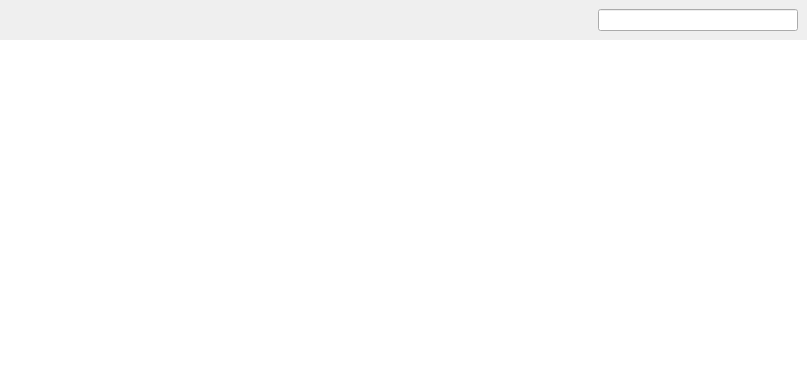
<?xml version="1.0" encoding="UTF-8"?>
<ui version="4.0">
 <class>ClientsWidget</class>
 <widget class="QWidget" name="ClientsWidget">
  <property name="geometry">
   <rect>
    <x>0</x>
    <y>0</y>
    <width>807</width>
    <height>377</height>
   </rect>
  </property>
  <property name="windowTitle">
   <string>Form</string>
  </property>
  <layout class="QVBoxLayout" name="verticalLayout">
   <property name="spacing">
    <number>0</number>
   </property>
   <property name="leftMargin">
    <number>0</number>
   </property>
   <property name="topMargin">
    <number>0</number>
   </property>
   <property name="rightMargin">
    <number>0</number>
   </property>
   <property name="bottomMargin">
    <number>0</number>
   </property>
   <item>
    <widget class="ViewSearchHeader" name="header" native="true">
     <layout class="QHBoxLayout">
      <item>
       <spacer name="searchSpacer_7">
        <property name="orientation">
         <enum>Qt::Horizontal</enum>
        </property>
        <property name="sizeType">
         <enum>QSizePolicy::MinimumExpanding</enum>
        </property>
        <property name="sizeHint" stdset="0">
         <size>
          <width>0</width>
          <height>0</height>
         </size>
        </property>
       </spacer>
      </item>
      <item>
       <widget class="QLabel" name="countLabel">
        <property name="font">
         <font>
          <weight>75</weight>
          <bold>true</bold>
          <kerning>false</kerning>
         </font>
        </property>
        <property name="text">
         <string/>
        </property>
        <property name="alignment">
         <set>Qt::AlignCenter</set>
        </property>
       </widget>
      </item>
      <item>
       <widget class="SearchLineEdit" name="searchField">
        <property name="sizePolicy">
         <sizepolicy hsizetype="Fixed" vsizetype="Fixed">
          <horstretch>0</horstretch>
          <verstretch>0</verstretch>
         </sizepolicy>
        </property>
        <property name="minimumSize">
         <size>
          <width>200</width>
          <height>0</height>
         </size>
        </property>
       </widget>
      </item>
     </layout>
    </widget>
   </item>
   <item>
    <widget class="ClientsGroupsView" name="clientsView">
     <property name="frameShape">
      <enum>QFrame::NoFrame</enum>
     </property>
     <property name="editTriggers">
      <set>QAbstractItemView::EditKeyPressed|QAbstractItemView::SelectedClicked</set>
     </property>
     <property name="dragEnabled">
      <bool>true</bool>
     </property>
     <property name="dragDropOverwriteMode">
      <bool>true</bool>
     </property>
     <property name="dragDropMode">
      <enum>QAbstractItemView::DragDrop</enum>
     </property>
     <property name="defaultDropAction">
      <enum>Qt::MoveAction</enum>
     </property>
     <property name="alternatingRowColors">
      <bool>true</bool>
     </property>
     <property name="selectionMode">
      <enum>QAbstractItemView::ExtendedSelection</enum>
     </property>
     <property name="iconSize">
      <size>
       <width>20</width>
       <height>20</height>
      </size>
     </property>
     <property name="autoExpandDelay">
      <number>500</number>
     </property>
     <property name="rootIsDecorated">
      <bool>true</bool>
     </property>
     <property name="animated">
      <bool>true</bool>
     </property>
     <property name="expandsOnDoubleClick">
      <bool>false</bool>
     </property>
    </widget>
   </item>
  </layout>
 </widget>
 <customwidgets>
  <customwidget>
   <class>SearchLineEdit</class>
   <extends>QLineEdit</extends>
   <header>FileWaveGuiLib/searchlineedit/searchlineedit.h</header>
  </customwidget>
  <customwidget>
   <class>ViewSearchHeader</class>
   <extends>QWidget</extends>
   <header>FWAdminLib/ViewSearchHeader.h</header>
   <container>1</container>
  </customwidget>
  <customwidget>
   <class>ClientsGroupsView</class>
   <extends>QTreeView</extends>
   <header>views/clientsgroupsview.h</header>
  </customwidget>
 </customwidgets>
 <resources/>
 <connections/>
</ui>
